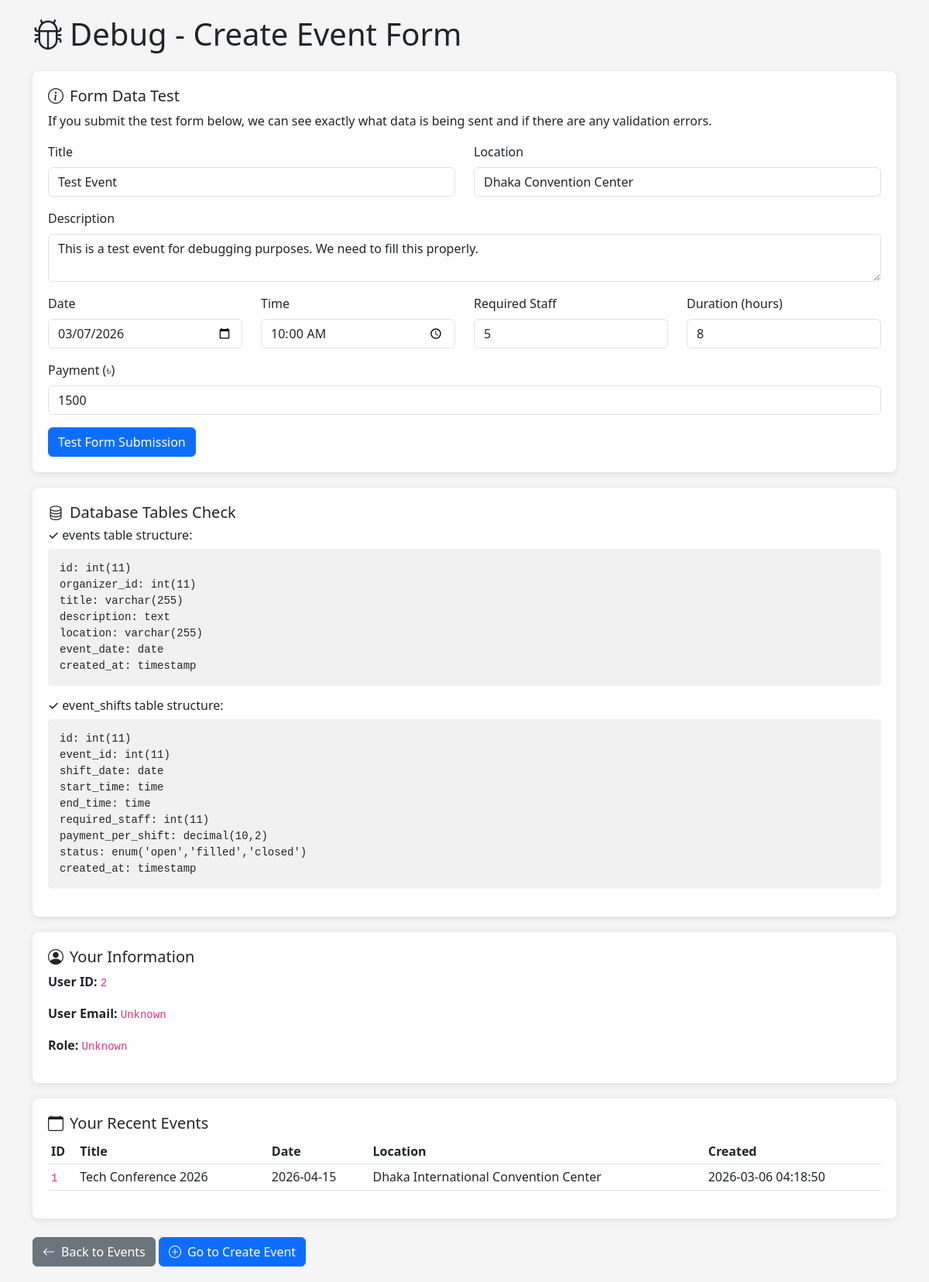
Screenshot of /organizer/debug_create_event.php (signed in) with the database file from the repository.
### tables this page shows
CREATE TABLE IF NOT EXISTS events (
    id INT AUTO_INCREMENT PRIMARY KEY,
    organizer_id INT NOT NULL,
    title VARCHAR(255) NOT NULL,
    description TEXT,
    location VARCHAR(255),
    event_date DATE,
    created_at TIMESTAMP DEFAULT CURRENT_TIMESTAMP,
    FOREIGN KEY (organizer_id) REFERENCES users(id) ON DELETE CASCADE,
    INDEX idx_organizer_id (organizer_id),
    INDEX idx_event_date (event_date)
);

### includes/session.php (called while the page is built, shortened)
<?php
function get_user_id() {
    return $_SESSION['user_id'] ?? null;
}
?>

### organizer/debug_create_event.php (the view, shortened to what this page needs)
<?php
require_once '../config/database.php';
require_once '../includes/session.php';
$organizer_id = get_user_id();
?>
<!DOCTYPE html>
<html lang="en">
<head>
    <link href="https://cdn.jsdelivr.net/npm/bootstrap@5.3.0/dist/css/bootstrap.min.css" rel="stylesheet">
    <link href="https://cdn.jsdelivr.net/npm/bootstrap-icons/font/bootstrap-icons.css" rel="stylesheet">
</head>
<body>
    <div class="container-lg">
        <h1 class="mb-4"><i class="bi bi-bug me-2"></i>Debug - Create Event Form</h1>
        <div class="debug-box">
            <h5><i class="bi bi-info-circle me-2"></i>Form Data Test</h5>
            <p>If you submit the test form below, we can see exactly what data is being sent and if there are any validation errors.</p>
            <form method="POST" id="testForm">
                <div class="row mb-3">
                    <div class="col-md-6">
                        <label class="form-label">Title</label>
                        <input type="text" name="title" class="form-control" value="Test Event" required>
                    </div>
                    <div class="col-md-6">
                        <label class="form-label">Location</label>
                        <input type="text" name="location" class="form-control" value="Dhaka Convention Center" required>
                    </div>
                </div>
                <div class="mb-3">
                    <label class="form-label">Description</label>
                    <textarea name="description" class="form-control" required>This is a test event for debugging purposes. We need to fill this properly.</textarea>
                </div>
                <div class="row mb-3">
                    <div class="col-md-3">
                        <label class="form-label">Date</label>
                        <input type="date" name="event_date" class="form-control" id="dateInput" required>
                    </div>
                    <div class="col-md-3">
                        <label class="form-label">Time</label>
                        <input type="time" name="event_time" class="form-control" value="10:00" required>
                    </div>
                    <div class="col-md-3">
                        <label class="form-label">Required Staff</label>
                        <input type="number" name="required_staff" class="form-control" value="5" min="1" required>
                    </div>
                    <div class="col-md-3">
                        <label class="form-label">Duration (hours)</label>
                        <input type="number" name="shift_duration_hours" class="form-control" value="8" min="1" required>
                    </div>
                </div>
                <div class="mb-3">
                    <label class="form-label">Payment (৳)</label>
                    <input type="number" name="payment_per_shift" class="form-control" value="1500" min="1" step="0.01" required>
                </div>
                <button type="submit" name="test_submit" class="btn btn-primary">Test Form Submission</button>
            </form>
        </div>
        <div class="debug-box">
            <h5><i class="bi bi-database me-2"></i>Database Tables Check</h5>
            <?php
            try {
                $stmt = $conn->prepare("DESCRIBE events");
                $stmt->execute();
                $events_columns = $stmt->fetchAll(PDO::FETCH_ASSOC);
                echo "<h6>✓ events table structure:</h6>";
                echo "<pre>";
                foreach ($events_columns as $col) {
                    echo "{$col['Field']}: {$col['Type']}\n";
                }
                echo "</pre>";
                $stmt = $conn->prepare("DESCRIBE event_shifts");
                $stmt->execute();
                $shifts_columns = $stmt->fetchAll(PDO::FETCH_ASSOC);
                echo "<h6>✓ event_shifts table structure:</h6>";
                echo "<pre>";
                foreach ($shifts_columns as $col) {
                    echo "{$col['Field']}: {$col['Type']}\n";
                }
                echo "</pre>";
            } catch (Exception $e) {
                echo "<p class='error'><i class='bi bi-exclamation-triangle me-2'></i>Database Error: {$e->getMessage()}</p>";
            }
            ?>
        </div>
        <div class="debug-box">
            <h5><i class="bi bi-person-circle me-2"></i>Your Information</h5>
            <p><strong>User ID:</strong> <code><?php echo $organizer_id; ?></code></p>
            <p><strong>User Email:</strong> <code><?php echo $_SESSION['user_email'] ?? 'Unknown'; ?></code></p>
            <p><strong>Role:</strong> <code><?php echo $_SESSION['user_role'] ?? 'Unknown'; ?></code></p>
        </div>
        <div class="debug-box">
            <h5><i class="bi bi-calendar me-2"></i>Your Recent Events</h5>
            <?php
            try {
                $stmt = $conn->prepare("SELECT * FROM events WHERE organizer_id = ? ORDER BY created_at DESC LIMIT 5");
                $stmt->execute([$organizer_id]);
                $events = $stmt->fetchAll(PDO::FETCH_ASSOC);
                if ($events) {
                    echo "<table class='table table-sm'>";
                    echo "<thead><tr><th>ID</th><th>Title</th><th>Date</th><th>Location</th><th>Created</th></tr></thead>";
                    echo "<tbody>";
                    foreach ($events as $e) {
                        echo "<tr>";
                        echo "<td><code>{$e['id']}</code></td>";
                        echo "<td>{$e['title']}</td>";
                        echo "<td>{$e['event_date']}</td>";
                        echo "<td>{$e['location']}</td>";
                        echo "<td>{$e['created_at']}</td>";
                        echo "</tr>";
                    }
                    echo "</tbody></table>";
                } else {
                    echo "<p class='text-muted'>No events found for this organizer.</p>";
                }
            } catch (Exception $e) {
                echo "<p class='error'>Error: {$e->getMessage()}</p>";
            }
            ?>
        </div>
        <div class="mt-4">
            <a href="events.php" class="btn btn-secondary"><i class="bi bi-arrow-left me-2"></i>Back to Events</a>
            <a href="create_event.php" class="btn btn-primary"><i class="bi bi-plus-circle me-2"></i>Go to Create Event</a>
        </div>
    </div>
</body>
</html>

### organizer/debug_create_event.php (style rules this page uses)
body { background: #f5f5f5; padding: 20px; }
.debug-box { background: white; padding: 20px; margin-bottom: 20px; border-radius: 8px; box-shadow: 0 2px 8px rgba(0,0,0,0.1); }
pre { background: #f1f1f1; padding: 15px; border-radius: 5px; overflow-x: auto; }

### rows the page displays
events: id "1", title "Tech Conference 2026", event_date "2026-04-15", location "Dhaka International Convention Center", created_at "2026-03-06 04:18:50"

### other values shown
$col['Field'] "id"
$col['Type'] "int(11)"
$col['Field'] "organizer_id"
$col['Field'] "title"
$col['Type'] "varchar(255)"
$col['Field'] "description"
$col['Type'] "text"
$col['Field'] "location"
$col['Field'] "event_date"
$col['Type'] "date"
$col['Field'] "created_at"
$col['Type'] "timestamp"
$col['Field'] "event_id"
$col['Field'] "shift_date"
$col['Field'] "start_time"
